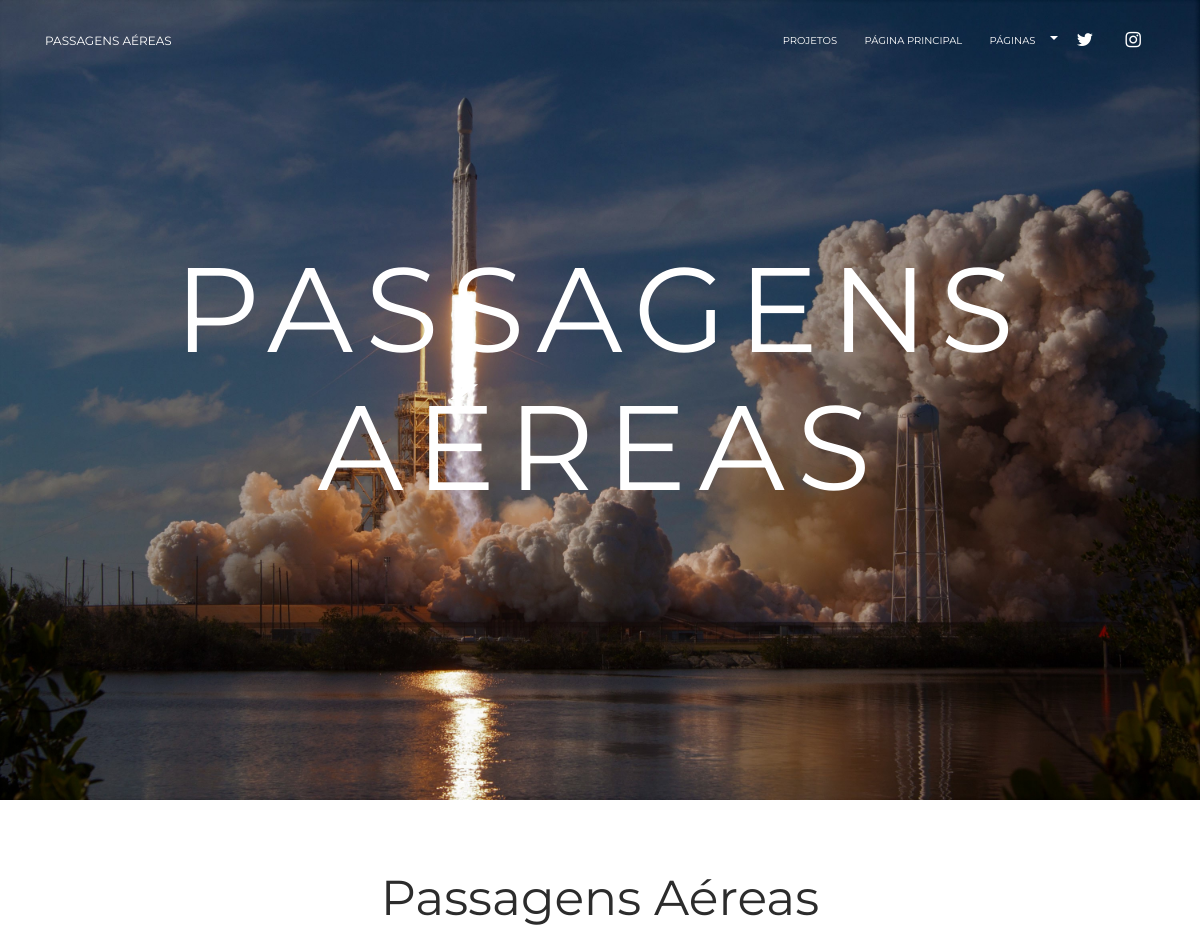
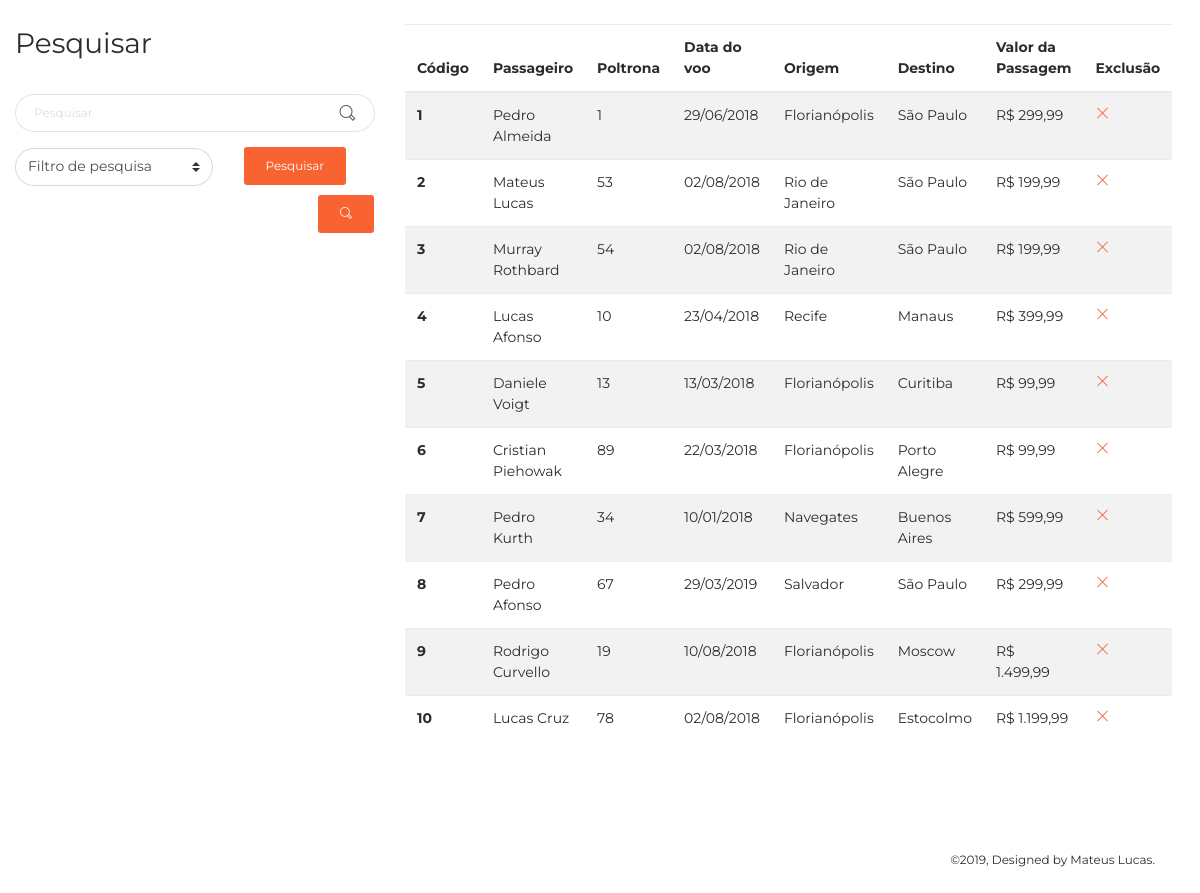
/Prova3/passagem.php, run on the app's committed database (2 pictures, top to bottom).
### tables this page shows
create table passagem(
	codigo int primary key auto_increment,
    passageiro varchar(150),
    poltrona int,
    dataVoo date,
    origem varchar(150),
    destino varchar(150),
    valorPassagem decimal(16, 2)
);

### Prova3/assets/conf/conf.inc.php (called while the page is built, shortened)
<?php
	$passagens = 'passagem';
?>

### Prova3/assets/funcoes/funcoes.php (called while the page is built, shortened)
<?php
	function converterData($x) {
		return date('d/m/Y', strtotime(str_replace("/", "-",  $x)));
	}
?>

### Prova3/passagem.php (the view, shortened to what this page needs)
<!DOCTYPE html>
<html lang="pt-br">
<?php
  include 'assets/funcoes/funcoes.php';
  $titulo = 'Passagens Aéreas';
  $link = '../../passagem.php#conteudo';
  $tabela = $passagens;
  $pesquisa = isset($_POST['pesquisa'])?$_POST['pesquisa']:'';
  $inicial = isset($_POST['inicial'])?$_POST['inicial']:'';
  $final = isset($_POST['final'])?$_POST['final']:'';
  $filtro = isset($_POST['filtro'])?$_POST['filtro']:'nenhum';
  $botao = isset($_POST['botao'])?$_POST['botao']:'buscaSimples';
  if ($botao == 'buscaSimples') {
    if ($filtro == 'codigo' || $filtro == 'nenhum' || $filtro == 'poltrona') {
      $sql = 'select * from '. $tabela. $ajuda;
    } elseif ($filtro == 'passageiro' || $filtro == 'origem' || $filtro == 'destino' || $filtro == 'valorPassagem') {
      $sql = 'select * from '. $tabela. ' where '. $filtro.' like "'. $pesquisa. '%" order by '.$filtro;
    } elseif ($filtro == 'dataVoo'){
      if ($pesquisa == '') { $sql = 'select * from '. $tabela; }
      else {
        $data = converterDataYmd($pesquisa);
        $sql = 'select * from '. $tabela. ' where '. $filtro. ' like "'.$data .'%" order by '. $filtro. ' desc';
      }
    }
  } if ($botao == 'buscaAvancada') {
    if ($filtro == 'nenhum' || $inicial == '' || $final == '') {
      $sql = 'select * from '. $tabela;
    } elseif ($filtro == 'origemEDestino') {
      $sql = "select * from ". $tabela. " where origem = '".$inicial. "' and destino = '". $final. "'";
    } elseif ($filtro == 'dataVoo') {
      $dataInicial = converterDataYmd($inicial);
      $dataFinal = converterDataYmd($final);
      $sql = "select * from ". $tabela. " where ". $filtro. " >= '".$dataInicial. "' and ". $filtro. " <= '". $dataFinal. "' order by ". $filtro;
    } elseif ($filtro == 'valorPassagem') {
      $sql = 'select * from '. $tabela. ' where '. $filtro.' >=  '. $inicial. ' and '. $filtro. ' <= '. $final. ' order by valorPassagem';
    }
    $pesquisa = '';
  }
  $resultado = mysqli_query($conexao, $sql);
?>
<head>
    <link rel="stylesheet" href="https://maxcdn.bootstrapcdn.com/font-awesome/latest/css/font-awesome.min.css" />
    <link href="assets/css/bootstrap.min.css" rel="stylesheet" />
    <link href="assets/css/style.css" rel="stylesheet" />
</head>
<body class="template-page sidebar-collapse">
    <nav class="navbar navbar-expand-lg bg-primary fixed-top navbar-color-on-scroll" color-on-scroll="300">
        <div class="container">
            <div class="navbar-translate">
                <a class="navbar-brand" href="modelo.php" style="text-transform: uppercase;"><?php echo $titulo; ?></a>
            </div>
            <div class="collapse navbar-collapse justify-content-end" id="navigation">
                <ul class="navbar-nav">
                    <li class="nav-item"><a class="nav-link" href="../../"><p>Projetos</p></a></li>
                    <li class="nav-item"><a class="nav-link" href="../"><p>Página Principal</p></a></li>
                    <li class="nav-item"><div class="dropdown"><a href="" class="dropdown-toggle" data-toggle="dropdown" id="paginas"><p class="nav-link">Páginas</p></a></div></li>
                    <li class="nav-item"><a class="nav-link" href="https://twitter.com/MatteussLuccass" target="_blank"><i class="fa fa-twitter"></i><p class="d-lg-none d-xl-none">Twitter</p></a></li>
                    <li class="nav-item"><a class="nav-link" href="https://www.instagram.com/mateuxlucax/" target="_blank"><i class="fa fa-instagram"></i><p class="d-lg-none d-xl-none">Instagram</p></a></li>
                </ul>
            </div>
        </div>
    </nav>
    <div class="wrapper">
        <div class="page-header">
            <div class="page-header-image imagem-fundo" data-parallax="true">
                <h1 class="wrapper-text"><?php echo $titulo; ?> </h1>
            </div>
        </div>
        <div class="section" id="conteudo">
            <h1 style="text-align: center;"><?php echo $titulo; ?></h1>
            <div class="row container-fluid">
                <div class="col-sm-12 col-md-12 col-lg-4">
                    <h3>Pesquisar</h3>
                    <form method="post" action="passagem.php#conteudo">
                    <div class="input-group">
                        <input type="text" class="form-control" name="pesquisa" placeholder="Pesquisar" value="<?php echo $pesquisa; ?>">
                        <span class="input-group-addon"><i class="now-ui-icons ui-1_zoom-bold"></i></span>
                    </div>
                    <div class="row">
                        <div class="col-8 col-sm-8 col-md-5 col-lg-7">
                            <select name="filtro" class="custom-select">
                              <option disabled value="nenhum" <?php echo $filtro == 'nenhum' ? 'selected ' : ''; ?>>Filtro de pesquisa</option>
                            </select>
                        </div>
                        <div class="col-4 col-sm-4 col-md-5 col-lg-5">
                            <button class="btn btn-primary float-left" value="buscaSimples" name="botao" type="submit">Pesquisar</button>
                    </form>
                          <a class="btn btn-primary float-right" href="" data-toggle="modal" data-target="#buscaAvancada" data-toggle="tooltip" data-placement="top" title="Busca avançada"><i class="now-ui-icons ui-1_zoom-bold"></i></a>
                        </div>
                    </div>
                    <div class="row">
                        <div class="col-9 col-sm-9 col-md-6 col-lg-8" style="margin-top: 6px;"></div>
                        <div class="col-3 col-sm-3 col-md-6 col-lg-4">
                        </div>
                    </div>
                </div>
                <div class="col-sm-12 col-md-12 col-lg-8">
                    <table class="table table-striped table-responsive">
                      <thead>
                        <tr>
                          <th scope="col">Código</th>
                          <th scope="col">Passageiro</th>
                          <th scope="col">Poltrona</th>
                          <th scope="col">Data do voo</th>
                          <th scope="col">Origem</th>
                          <th scope="col">Destino</th>
                          <th scope="col">Valor da Passagem</th>
                          <th scope="col">Exclusão</th>
                        </tr>
                      </thead>
                      <tbody>
                        <?php while ($tupla = mysqli_fetch_array($resultado)) { ?>
                        <tr>
                          <th scope="row"><?php echo $tupla['codigo']; ?></th>
                          <td><?php echo $tupla['passageiro']; ?></td>
                          <td><?php echo $tupla['poltrona']; ?></td>
                          <td><?php echo converterData($tupla['dataVoo']); ?></td>
                          <td><?php echo $tupla['origem']; ?></td>
                          <td><?php echo $tupla['destino']; ?></td>
                          <td>R$ <?php echo number_format($tupla['valorPassagem'], 2, ',', '.'); ?></td>
                          <td><a href="javascript:excluirRegistro('assets/funcoes/exclusao.php?acao=excluir&codigo=<?php echo $tupla['codigo']; ?>&tabela=<?php echo $tabela; ?>&link=<?php echo $link; ?>')"><i class="now-ui-icons ui-1_simple-remove"></i></a></td>
                        </tr>
                        <?php } ?>
                      </tbody>
                    </table>
                </div>
            </div>
        <footer class="footer">
            <div class="container">
                <div class="copyright">&copy;<script>document.write(new Date().getFullYear())</script>, Designed by Mateus Lucas.</div>
            </div>
        </footer>
</body>
</html>

### data on the page
passagem: codigo "1", passageiro "Pedro Almeida", poltrona "1", dataVoo "29/06/2018", origem "Florianópolis", destino "São Paulo", valorPassagem "299,99"
passagem: codigo "2", passageiro "Mateus Lucas", poltrona "53", dataVoo "02/08/2018", origem "Rio de Janeiro", destino "São Paulo", valorPassagem "199,99"
passagem: codigo "3", passageiro "Murray Rothbard", poltrona "54", dataVoo "02/08/2018", origem "Rio de Janeiro", destino "São Paulo", valorPassagem "199,99"
passagem: codigo "4", passageiro "Lucas Afonso", poltrona "10", dataVoo "23/04/2018", origem "Recife", destino "Manaus", valorPassagem "399,99"
passagem: codigo "5", passageiro "Daniele Voigt", poltrona "13", dataVoo "13/03/2018", origem "Florianópolis", destino "Curitiba", valorPassagem "99,99"
passagem: codigo "6", passageiro "Cristian Piehowak", poltrona "89", dataVoo "22/03/2018", origem "Florianópolis", destino "Porto Alegre", valorPassagem "99,99"
passagem: codigo "7", passageiro "Pedro Kurth", poltrona "34", dataVoo "10/01/2018", origem "Navegates", destino "Buenos Aires", valorPassagem "599,99"
passagem: codigo "8", passageiro "Pedro Afonso", poltrona "67", dataVoo "29/03/2019", origem "Salvador", destino "São Paulo", valorPassagem "299,99"
passagem: codigo "9", passageiro "Rodrigo Curvello", poltrona "19", dataVoo "10/08/2018", origem "Florianópolis", destino "Moscow", valorPassagem "1.499,99"
passagem: codigo "10", passageiro "Lucas Cruz", poltrona "78", dataVoo "02/08/2018", origem "Florianópolis", destino "Estocolmo", valorPassagem "1.199,99"

### other printed values
$titulo "PASSAGENS AÉREAS"
$titulo "Passagens Aéreas"
